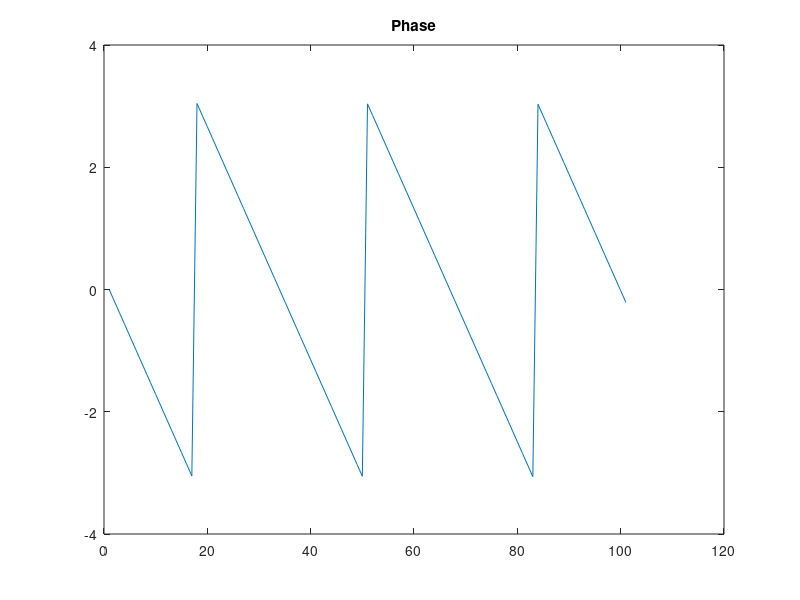
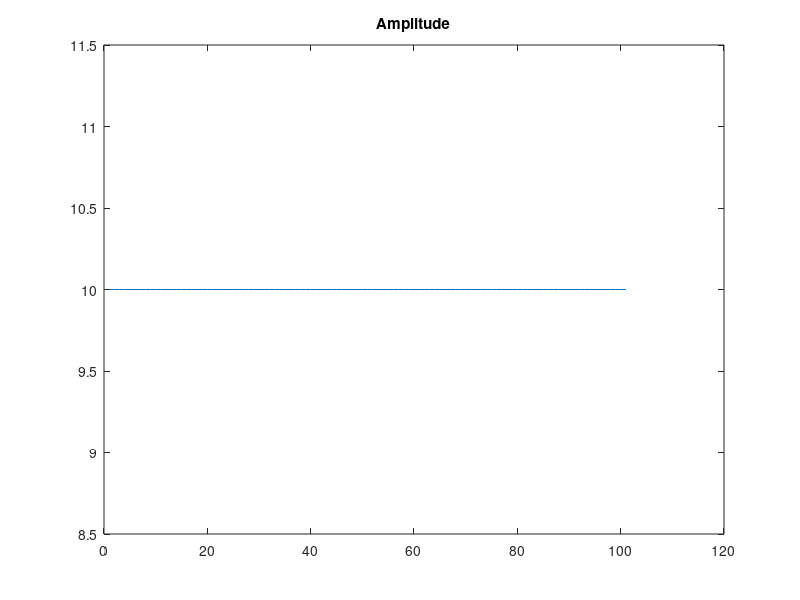

These figures' MATLAB source, in order:
%% channel parameter 

% 910 GHz
freq = 910*10^6;
% 10 dBm
ampl = 10;
%distance 
d = 0:100;
% light speed
LS = 3 * 10^10;

t = d./LS;

phase = -2*j*pi * freq * t;

h = ampl* exp(phase)

figure();
plot(angle(h));
title("Phase")

figure();
plot(abs(h));
title("Amplitude")